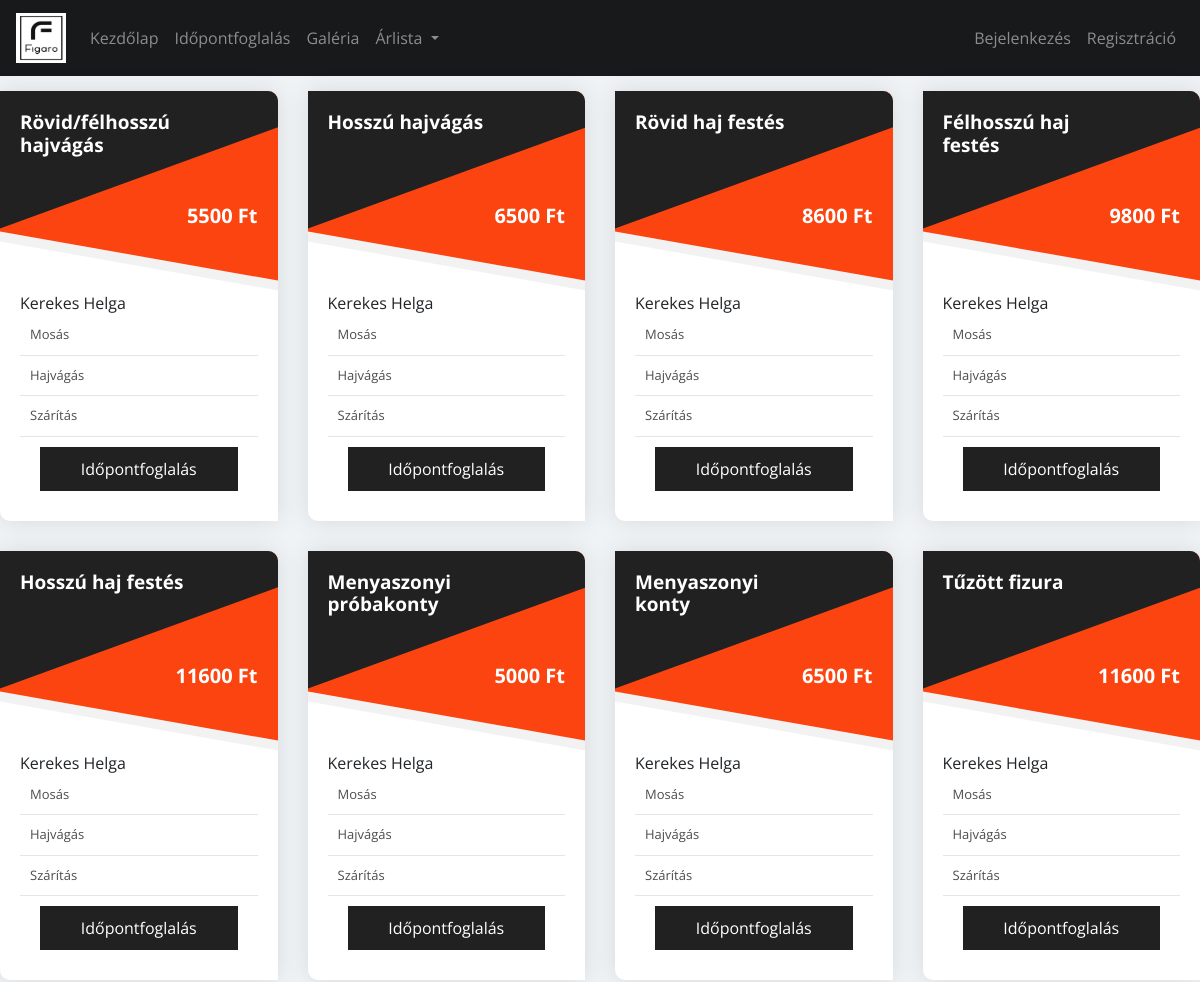
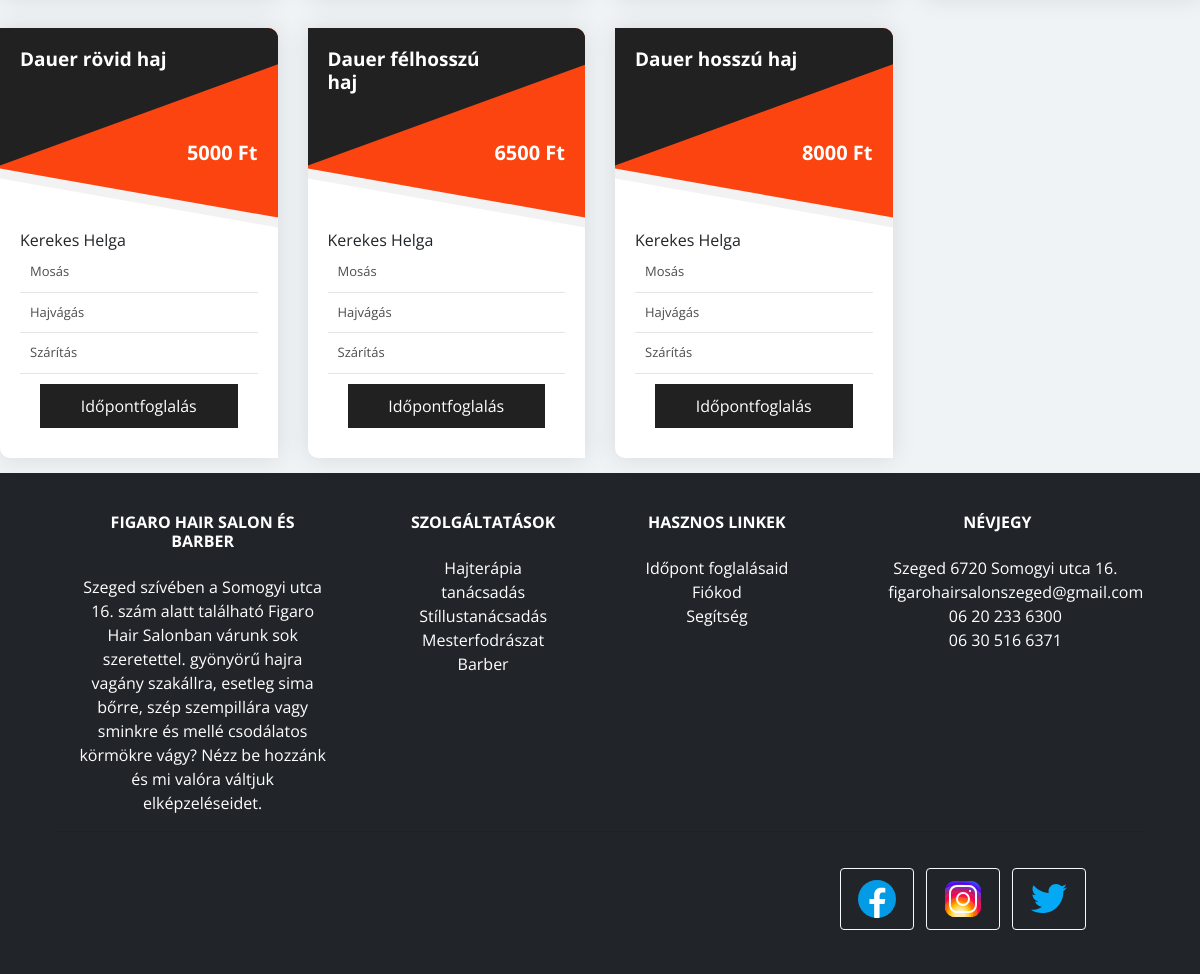
Page /price_list_women/ on the committed database (2 pictures, top to bottom).
### Home/models.py (models this page shows, shortened)
class Price(models.Model):
    tittle = models.CharField(max_length=37)
    price = models.CharField(max_length=10)
    barber_name = models.CharField(max_length=50)
    description= models.CharField(max_length=200)
    categori = models.BigIntegerField()

### Home/views.py (the view)
# urls.py: path('price_list_women/', views.price_list_women, name = 'Price_women'),
def price_list_women(request):
    if request.method == 'GET':
        price_datas = Price.objects.all()
        return render(request, "Price_list.html", {'actual_page': 'price_list_women', 'price_datas': price_datas})

### Home/templates/Price_list.html (shortened to what this page needs)
{% extends 'base.html' %}
{% block content %}
    {% if  actual_page == "price_list_man"%}
        {% include 'Price_list_man.html' %}
    {% elif actual_page == "price_list_women" %}
        <div>
            {% block women %}
                {% include 'Price_list_women.html' %}
            {% endblock women %}
        </div>
    {% endif %}
{% endblock content %}

### Home/templates/Price_list_women.html (shortened to what this page needs)
{% load static %}
<div class="row">
    {% for price_data in price_datas %}
        {% if price_data.categori == 1 %}
            <div class="col-md-4 col-sm-6 col-lg-3">
                <div class="pricing-table-3 basic">
                    <div class="pricing-table-header">
                        <h4><strong>{{price_data.tittle}}</strong></h4>
                    </div>
                    <div class="price women_price">
                        <strong>{{price_data.price}} Ft</strong></div>
                    <div class="pricing-body">
                        <ul class="pricing-table-ul">
                            <p>{{price_data.barber_name}}</p>
                            <li></i> Mosás</li>
                            <li></i> Hajvágás</li>
                            <li></i> Szárítás</li>
                        </ul><a href="#" class="view-more">Időpontfoglalás</a></div>
                </div>
            </div>
        {% endif %}
    {% endfor %}
</div>

### Home/static/style/style.css (style rules this page uses)
body { background-color: #f0f3f6; }
.women_price { background-color:#fc4410 !important; }

### Home/static/style/price.css (style rules this page uses)
h1,h2,h3,h4,h5,h6,div,input,p { font-family: "Open Sans"; margin:0px; }
h4 { font-size:19px; }
ul { margin: 0px; padding: 0px; list-style: none; }
.pricing-table-3 { background-color:#FFF; margin:15px auto; box-shadow:0px 0px 25px rgba(0,0,0,0.1); max-width:300px; border-radius:0px 10px 0px 10px; overflow:hidden; position:relative; min-height:250px; transition:all ease-in-out 0.25s; }
.pricing-table-3.basic .price { background-color:#334b55; color:#FFF; }
.pricing-table-3 .pricing-table-header { background-color:#212121; width: 69%; color:#FFF; padding:20px 0px 0px 20px; position:absolute; z-index:5; }
.pricing-table-3 .pricing-table-header::before { content:""; position:absolute; left:-50px; right:-180px; height:125px; top:-50px; background-color:#212121; z-index:-1; transform:rotate(-20deg) }
.pricing-table-3 .price { position:absolute; top:0px; text-align:right; padding:110px 20px 0px 0px; right:0px; left:0px; font-size:20px; z-index:4; }
.pricing-table-3 .price::before { content:""; position:absolute; left:0px; right:0px; height:100px; bottom:-25px; background-color:inherit; transform:skewY(10deg); z-index:-1; box-shadow:0px 5px 0px 5px rgba(0,0,0,0.05); }
.pricing-table-3 .pricing-body { padding:20px; padding-top:200px; }
.pricing-table-3 .pricing-table-ul li { color:rgba(0,0,0,0.7); font-size:13px; padding:10px; border-bottom:1px solid rgba(0,0,0,0.1); }
.pricing-table-3 .view-more { margin:10px 20px; display:block; text-align:center; background-color:#212121; padding:10px 0px; color:#FFF; }

### rows in the picture
Price: tittle "Rövid/félhosszú hajvágás", price "5500", barber_name "Kerekes Helga"
Price: tittle "Hosszú hajvágás", price "6500", barber_name "Kerekes Helga"
Price: tittle "Rövid haj festés", price "8600", barber_name "Kerekes Helga"
Price: tittle "Félhosszú haj festés", price "9800", barber_name "Kerekes Helga"
Price: tittle "Hosszú haj festés", price "11600", barber_name "Kerekes Helga"
Price: tittle "Menyaszonyi próbakonty", price "5000", barber_name "Kerekes Helga"
Price: tittle "Menyaszonyi konty", price "6500", barber_name "Kerekes Helga"
Price: tittle "Tűzött fizura", price "11600", barber_name "Kerekes Helga"
Price: tittle "Dauer rövid haj", price "5000", barber_name "Kerekes Helga"
Price: tittle "Dauer félhosszú haj", price "6500", barber_name "Kerekes Helga"
Price: tittle "Dauer hosszú haj", price "8000", barber_name "Kerekes Helga"
